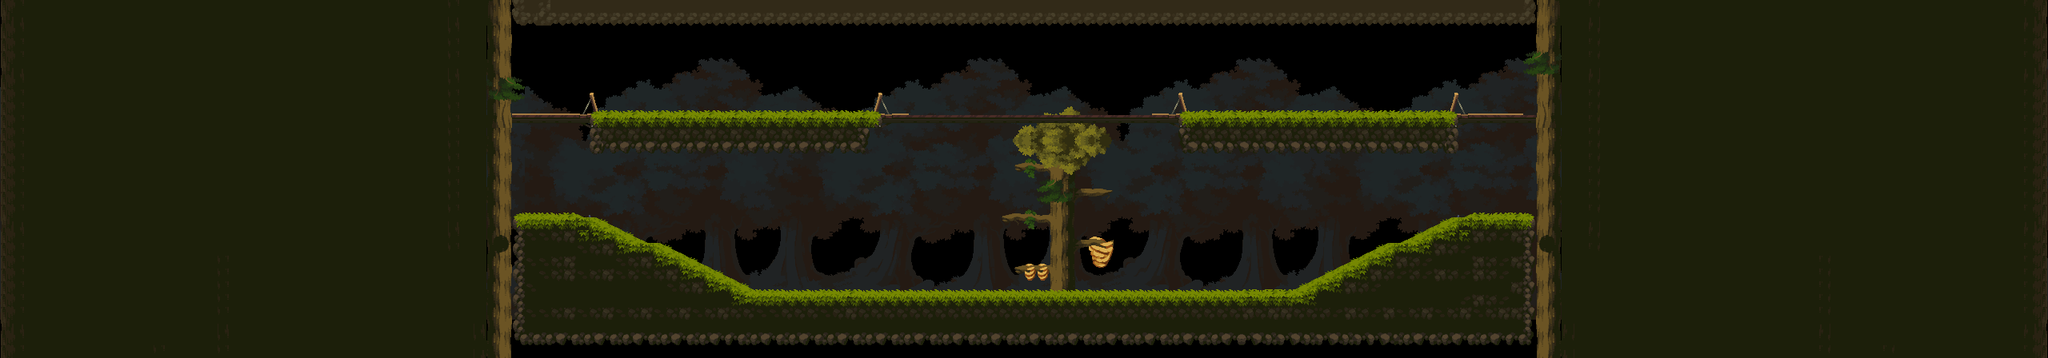

This is a level from a 2D game, rendered from its Tiled map with the project's own tilesets. A one-line summary and the map file follow, with tile-layer data summarised:
An orthogonal 160x28 tile map with 16x16 px tiles, 5 tile layers (Background3, Background1, WindyGround1, Ground, ...), 15 tilesets and 60 objects (8x SlipJumpPlatform, 3x FireBat, 2x SkeleArcher, 2x Bat, 2x BoarWarrior, ...).

<map version="1.10" tiledversion="1.11.0" orientation="orthogonal" renderorder="right-down" width="160" height="28" tilewidth="16" tileheight="16" infinite="0" nextlayerid="198" nextobjectid="611">
 <properties>
  <property name="MatchInOrder" value="true" />
  <property name="battleDurationSeconds" value="180" />
  <property name="missionEvtSubId" value="5" />
  <property name="npcPreallocCapDict" value="4104:4;3:4;4097:4;4098:6;4099:4;4100:4;4096:2;4101:2;4102:6;4103:6;4105:2;4108:8;4109:6" />
 </properties>
 <tileset firstgid="1" source="../traps/spike/traps_spike.tsx" />
 <tileset firstgid="10" source="../triggers/switch/triggers_switch.tsx" />
 <tileset firstgid="12" source="../shared_comps/forest16.tsx" />
 <tileset firstgid="1036" source="../doors/doors.tsx" />
 <tileset firstgid="1045" source="../shared_comps/bkg-shrinked/colorpad-bkg.tsx" />
 <tileset firstgid="1053" source="../shared_comps/bkg-shrinked/mountain2-bkg.tsx" />
 <tileset firstgid="1069" source="../shared_comps/bkg-shrinked/mountain4-bkg.tsx" />
 <tileset firstgid="1085" source="../shared_comps/tiles0.tsx" />
 <tileset firstgid="1149" source="../shared_comps/deep_cave16.tsx" />
 <tileset firstgid="1344" source="../shared_comps/pickable.tsx" />
 <tileset firstgid="1776" source="../decoration/Statics/HF_tiles.tsx" />
 <tileset firstgid="2401" source="../decoration/Statics/LG_bg_1.tsx" />
 <tileset firstgid="2537" source="../decoration/Statics/LG_bg_2.tsx" />
 <tileset firstgid="2792" source="../decoration/Statics/DW_bg_1.tsx" />
 <tileset firstgid="3296" source="../traps/machinery/traps_machinery.tsx" />
 <layer id="197" name="Background3" width="160" height="28" opacity="0.5" parallaxx="0.6">
  <properties>
   <property name="unity:SortingLayer" value="Background" />
  </properties>
  <data>[4480 cells, 3360 non-empty, 441 distinct tile ids]</data>
 </layer>
 <layer id="65" name="Background1" width="160" height="28">
  <properties>
   <property name="unity:SortingLayer" value="Background" />
  </properties>
  <data>[4480 cells, 891 non-empty, 41 distinct tile ids]</data>
 </layer>
 <layer id="195" name="WindyGround1" width="160" height="28">
  <properties>
   <property name="unity:SortingLayer" value="Ground" />
  </properties>
  <data>[4480 cells, 48 non-empty, 24 distinct tile ids]</data>
 </layer>
 <layer id="194" name="Ground" width="160" height="28">
  <properties>
   <property name="unity:SortingLayer" value="Ground" />
  </properties>
  <data>[4480 cells, 3078 non-empty, 91 distinct tile ids]</data>
 </layer>
 <objectgroup id="1" name="PlayerStartingPos">
  <object id="135" name="Player2St" x="1856" y="96">
   <properties>
    <property name="dirX" value="-2" />
    <property name="teamId" value="2" />
   </properties>
   <point />
  </object>
  <object id="531" name="Player1St" x="720" y="128">
   <properties>
    <property name="dirX" value="+2" />
    <property name="teamId" value="1" />
   </properties>
   <point />
  </object>
 </objectgroup>
 <objectgroup id="13" name="TriggerPos">
  <object id="610" name="IndiWaveGroupTrigger" x="816" y="0" width="944" height="448">
   <properties>
    <property name="id" value="6" />
    <property name="quota" value="4" />
    <property name="recoveryFrames" value="65535" />
    <property name="speciesId" value="9" />
   </properties>
  </object>
  <object id="603" name="Victory" x="1300" y="61.3333">
   <properties>
    <property name="demandedEvtMask" value="1" />
    <property name="id" value="5" />
    <property name="quota" value="1" />
    <property name="recoveryFrames" value="65535" />
    <property name="speciesId" value="1024" />
   </properties>
   <point />
  </object>
  <object id="609" name="TimedWaveDoor1-R" gid="2147484690" x="1536" y="368" width="16" height="32">
   <properties>
    <property name="bulletTeamId" value="2" />
    <property name="characterSpawnerTimeSeq" value="1:4101|4" />
    <property name="delayedFrames" value="1800" />
    <property name="dirX" value="-2" />
    <property name="id" value="4" />
    <property name="quota" value="1" />
    <property name="recoveryFrames" value="65535" />
    <property name="subCycleQuota" value="1" />
    <property name="subCycleTriggerFrames" value="90" />
   </properties>
  </object>
  <object id="607" name="IndiWaveDoor1-R" gid="2147484691" x="1776" y="144" width="16" height="32">
   <properties>
    <property name="bulletTeamId" value="2" />
    <property name="characterSpawnerTimeSeq" value="1:4097|4,4097|4,4097|4;2:4102|4,4102|4,4103|4,4103|4;3:4108|4,4108|4,4108|4,4108|4,4098|4,4098|4;4:4096|4;5:4104|4,4109|4,4109|4,4108|4,4108|4" />
    <property name="delayedFrames" value="60" />
    <property name="dirX" value="-2" />
    <property name="id" value="3" />
    <property name="quota" value="5" />
    <property name="recoveryFrames" value="30" />
    <property name="subCycleQuota" value="5" />
    <property name="subCycleTriggerFrames" value="90" />
    <property name="subscribesToIdList" value="6" />
   </properties>
  </object>
  <object id="608" name="TimedWaveDoor1-L" gid="1042" x="1072" y="368" width="16" height="32">
   <properties>
    <property name="bulletTeamId" value="1" />
    <property name="characterSpawnerTimeSeq" value="1:4101|3" />
    <property name="delayedFrames" value="1800" />
    <property name="id" value="2" />
    <property name="quota" value="1" />
    <property name="recoveryFrames" value="65535" />
    <property name="subCycleQuota" value="1" />
    <property name="subCycleTriggerFrames" value="90" />
   </properties>
  </object>
  <object id="606" name="IndiWaveDoor1-L" gid="1043" x="784" y="144" width="16" height="32">
   <properties>
    <property name="bulletTeamId" value="1" />
    <property name="characterSpawnerTimeSeq" value="1:4097|3,4097|3,4097|3;2:4102|3,4102|3,4103|3,4103|3;3:4108|3,4108|3,4108|3,4108|3,4098|3,4098|3;4:4096|3;5:4104|3,4109|3,4109|3,4108|3,4108|3" />
    <property name="delayedFrames" value="60" />
    <property name="id" value="1" />
    <property name="quota" value="5" />
    <property name="recoveryFrames" value="30" />
    <property name="subCycleQuota" value="5" />
    <property name="subCycleTriggerFrames" value="90" />
    <property name="subscribesToIdList" value="6" />
   </properties>
  </object>
 </objectgroup>
 <objectgroup id="183" name="Pickable">
  <object id="548" gid="1490" x="1264" y="336" width="32" height="32" />
  <object id="549" gid="1489" x="1119.33" y="352" width="32" height="32" />
  <object id="550" gid="1490" x="1600" y="336" width="32" height="32" />
  <object id="551" gid="1489" x="1344" y="304" width="32" height="32" />
  <object id="592" gid="1523" x="1120" y="144" width="32" height="32">
   <properties>
    <property name="stockQuota" value="2" />
   </properties>
  </object>
  <object id="593" gid="1523" x="1424" y="144" width="32" height="32">
   <properties>
    <property name="stockQuota" value="2" />
   </properties>
  </object>
  <object id="594" gid="1523" x="1264" y="272" width="32" height="32">
   <properties>
    <property name="stockQuota" value="2" />
   </properties>
  </object>
  </objectgroup>
 <objectgroup id="4" name="NpcStartingPos">
  <!-- 13 objects omitted --></objectgroup>
 <objectgroup id="9" name="TrapStartingPos">
  <properties>
   <property name="unity:SortingLayer" value="Background" />
  </properties>
  <!-- 13 objects omitted --></objectgroup>
 <objectgroup id="2" name="Barrier">
  <properties>
   <property name="type" value="barrier_and_shelter" />
  </properties>
  <!-- 8 objects omitted --></objectgroup>
 <objectgroup id="5" name="PatrolCue">
  <!-- 10 objects omitted --></objectgroup>
 <layer id="64" name="Slopes" width="160" height="28">
  <properties>
   <property name="unity:SortingLayer" value="Ground" />
  </properties>
  <data>[4480 cells, 202 non-empty, 27 distinct tile ids]</data>
 </layer>
</map>
<!-- 45 of 60 objects omitted -->
